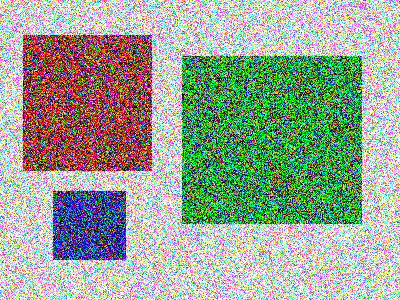
#> input picture images/pic2.png, 400 x 300 px, found by its file name
$ python 2_f_Arithmetic_SUBTRACTION.py
#> lines starting #> are read from the running program, lines starting #| are printed output that depends on the picture
# 2. f
# arithmetic operation of
# subtraction of pixels of two images

# importing opencv
import cv2
import numpy as np

# reading the images
img = cv2.imread('D:/DIP/images/pic2.png')
#> img is the input picture: shape (300, 400, 3); mean B, G, R 150, 164.4, 153.8
img1 = cv2.imread('D:/DIP/images/pic3.png')
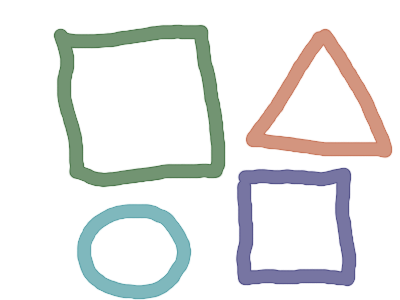
#> input picture images/pic3.png, 400 x 300 px, found by its file name
#> img1 is the input picture: shape (300, 400, 3); mean B, G, R 232.6, 233.5, 232.3

# subtract the images
subtracted = cv2.subtract(img, img1)
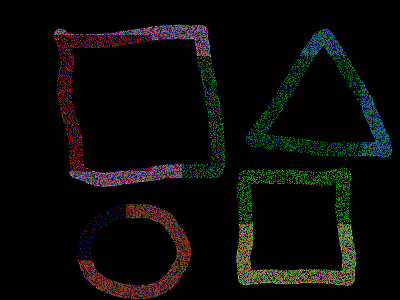
#> subtracted: shape (300, 400, 3); mean B, G, R 7.9, 9.5, 9.4

# TO show the output
cv2.imshow('image', subtracted)

# To close the window
cv2.waitKey(0)
cv2.destroyAllWindows()
